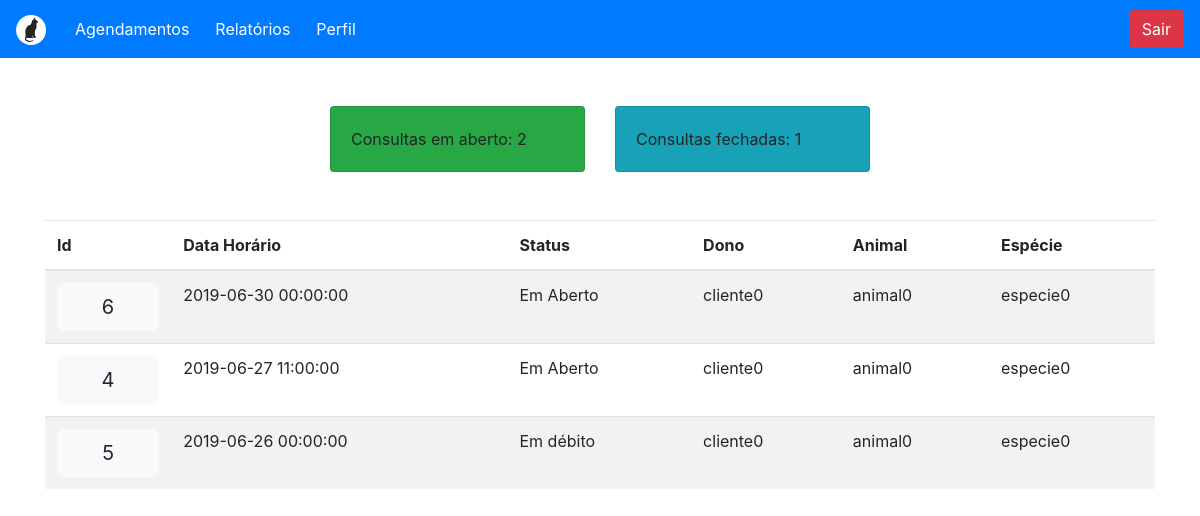
/agendamentos.php (signed in), run on the app's committed database.
### tables this page shows
CREATE TABLE `Agendamento` (
  `id_agendamento` int(11) NOT NULL,
  `data_agendamento` datetime NOT NULL COMMENT 'Data e hora de agendamento',
  `duracao_agendamento` int(11) NOT NULL COMMENT 'Duração em minutos do agendamento',
  `tipo_agendamento` varchar(50) NOT NULL,
  `status_agendamento` varchar(50) DEFAULT NULL,
  `valor_agendamento` double DEFAULT NULL,
  `fk_id_animal` int(11) NOT NULL,
  `fk_cpf_usuario` varchar(11) NOT NULL,
  `fk_cpf_funcionario` varchar(11) NOT NULL,
  `descricao_atendimento` varchar(500) NOT NULL
);

CREATE TABLE `Usuario` (
  `cpf_usuario` varchar(11) NOT NULL,
  `data_nascimento_usuario` date NOT NULL,
  `email_usuario` varchar(150) NOT NULL,
  `nome_usuario` varchar(150) NOT NULL COMMENT 'Nome completo',
  `senha_usuario` varchar(256) NOT NULL COMMENT 'sha256',
  `tipo_usuario` varchar(45) NOT NULL,
  `telefone_usuario` varchar(45) NOT NULL
);

CREATE TABLE `Animal` (
  `id_animal` int(11) NOT NULL,
  `nome_animal` varchar(150) NOT NULL,
  `especie_animal` varchar(150) NOT NULL,
  `raca_animal` varchar(150) NOT NULL,
  `imagem_animal` varchar(200) DEFAULT NULL COMMENT 'Caminho da imagem',
  `fk_cpf_dono` varchar(11) NOT NULL
);

### agendamentos.php (the view, shortened to what this page needs)
<?php
$consultas_em_aberto=0;$consultas_concluidas=0;$agendamentos=NULL;
require_once 'dbconnect.php';
if (isset($_SESSION)){
    $select_sql = "SELECT COUNT(*) as consultas_em_aberto FROM Agendamento WHERE status_agendamento=\"Em Aberto\" AND fk_cpf_funcionario=".$_SESSION['user'].";";
    if($aux = mysqli_query($conn, $select_sql)->fetch_array()){
        $consultas_em_aberto = $aux['consultas_em_aberto'];
    }
    $select_sql = "SELECT COUNT(*) as qtd FROM Agendamento WHERE status_agendamento!=\"Em Aberto\"  AND fk_cpf_funcionario=".$_SESSION['user'].";";
    if($aux = mysqli_query($conn, $select_sql)->fetch_array()){
        $consultas_concluidas = $aux['qtd'];
    }
}else{
    header("Location: index.php");
    session_unset();
    header("Location: login.php");
    exit;
}
?>
<!DOCTYPE html>
<html lang="br">
<head>
    <link href="https://stackpath.bootstrapcdn.com/bootstrap/4.3.1/css/bootstrap.min.css" rel="stylesheet">
</head>
<body>
    <nav class="navbar navbar-expand-lg bg-primary navbar-light">
        <a class="navbar-brand" href="agendamentos.php">
            <img style="width:30px;" src="cat_logo.png"></img>
        </a>
        <div class="collapse navbar-collapse" id="conteudoNavbarSuportado">
          <ul class="navbar-nav mr-auto">
            <li class="nav-item">
                <a href="agendamentos.php" class="btn btn-primary" role="button" aria-pressed="true">Agendamentos</a>
            </li>
            <li class="nav-item">
                <a href="relatorios.php" class="btn btn-primary" role="button" aria-pressed="true">Relatórios</a>
            </li>
            <li class="nav-item">
                <a href="perfil.php" class="btn btn-primary" role="button" aria-pressed="true">Perfil</a>
            </li>
          </ul>
          <div class="inline-block">
                <a href="index.php" class="btn btn-danger" role="button" aria-pressed="true">Sair</a>
            </div>
        </div>
    </nav>
    <?php
        echo '<div class="container mt-5"><div class="row mb-5"><div class="col-lg-3 col-md-3 col-sm-3"></div><div class="col-lg-3 col-md-3 col-sm-3"><div class="card bg-success"><div class="card-body">';
        echo 'Consultas em aberto: ';
        echo $consultas_em_aberto;
        echo '</div></div></div>';
        echo '<div class="col-lg-3 col-md-3 col-sm-3"><div class="card bg-info"><div class="card-body">';
        echo 'Consultas fechadas: ';
        echo $consultas_concluidas;
        echo '</div></div></div></div>';
    ?>
      <div class="table-responsive">
        <table class="table table-striped table-hover">
            <thead>
                <tr>
                    <th>Id</th>
                    <th>Data Horário</th>
                    <th>Status</th>
                    <th>Dono</th>
                    <th>Animal</th>
                    <th>Espécie</th>
                </tr>
            </thead>
            <tbody>
                <?php
                    $select_sql = ("SELECT Agendamento.id_agendamento, Agendamento.data_agendamento, Agendamento.status_agendamento, Usuario.nome_usuario, Animal.nome_animal, Animal.especie_animal FROM Agendamento INNER JOIN Animal ON Agendamento.fk_id_animal=Animal.id_animal INNER JOIN Usuario ON Agendamento.fk_cpf_usuario=Usuario.cpf_usuario WHERE Agendamento.fk_cpf_funcionario=".$_SESSION['user']." ORDER BY Agendamento.data_agendamento DESC");
                    $rows = $conn->query($select_sql);
                    while( $linha = $rows->fetch_array() ){
                        echo "<tr>";
                        echo "<td><button type=\"submit\" method=\"post\" style=\"vertical-align:middle\" name=\"btn-relatorio\" class=\"btn btn-light btn-block btn-lg\"><span>".$linha['id_agendamento']."</span></button></td>";
                        echo "<td>".$linha['data_agendamento']."</td>";
                        echo "<td>".$linha['status_agendamento']."</td>";
                        echo "<td>".$linha['nome_usuario']."</td>";
                        echo "<td>".$linha['nome_animal']."</td>";
                        echo "<td>".$linha['especie_animal']."</td>";
                        echo "</tr>";
                    }
                ?>
            </tbody>
        </table>
    </div>
</body>
</html>

### data on the page
agendamento: id_agendamento "6", data_agendamento "2019-06-30 00:00:00", status_agendamento "Em Aberto", fk_cpf_usuario.nome_usuario "cliente0", fk_id_animal.nome_animal "animal0", fk_id_animal.especie_animal "especie0"
agendamento: id_agendamento "4", data_agendamento "2019-06-27 11:00:00", status_agendamento "Em Aberto", fk_cpf_usuario.nome_usuario "cliente0", fk_id_animal.nome_animal "animal0", fk_id_animal.especie_animal "especie0"
agendamento: id_agendamento "5", data_agendamento "2019-06-26 00:00:00", status_agendamento "Em débito", fk_cpf_usuario.nome_usuario "cliente0", fk_id_animal.nome_animal "animal0", fk_id_animal.especie_animal "especie0"

### other printed values
$consultas_em_aberto "2"
$consultas_concluidas "1"
